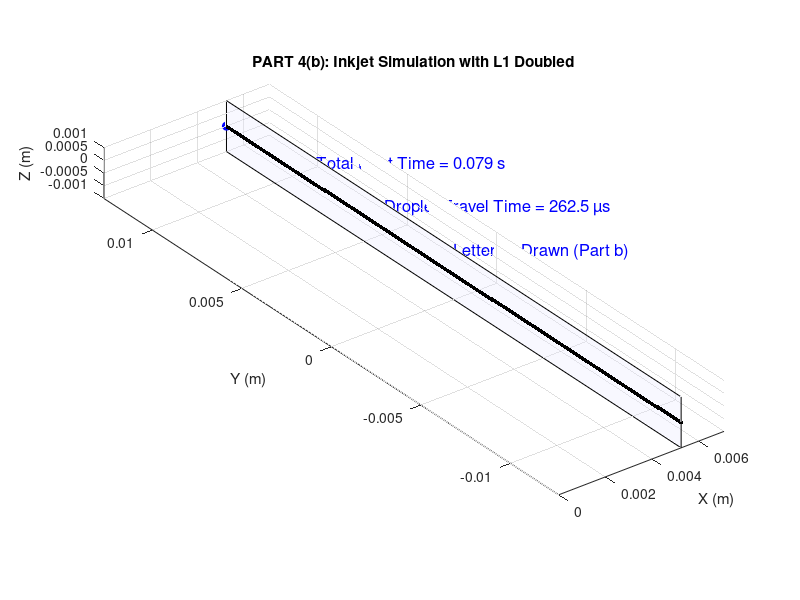

Here is the MATLAB script that generated this plot:
%--------------------------------------------------------------
% PART 4(b): Drawing a Vertical Line "I"
% L1 is TWOFOLD increased → new droplet flight time
% Real-time simulation (minimal total time)
%--------------------------------------------------------------
clear; clc; close all;

%------------------- Given Parameters -------------------------
v = 20;                   % m/s droplet velocity
L1 = 2 * 0.5e-3;          % TWOfold increased L1
L2 = 1.25e-3;             % unchanged
D  = 3e-3;                % unchanged

% Total flight distance
L_total = L1 + L2 + D;

% New flight time
t_travel = L_total / v;     % expected 262.5 µs
fprintf("Droplet travel time = %.2f microseconds\n", t_travel*1e6);

% Printing resolution
dpi = 300;
spacing = 0.0254 / dpi;

% Draw 1-inch vertical line
line_length = 25.4e-3;
N = round(line_length / spacing);

% Minimal printing time
dt_fire = t_travel;
total_time = N * dt_fire;

fprintf("Total time to draw I = %.4f seconds\n", total_time);

%------------------- Figure Setup -----------------------------
figure('Color','w');
hold on; grid on; axis equal;
xlabel('X (m)'); ylabel('Y (m)'); zlabel('Z (m)');
title('PART 4(b): Inkjet Simulation with L1 Doubled');

xlim([0 L_total * 1.35]);
ylim([-line_length/2 line_length/2]);
zlim([-1e-3 1e-3]);

% Paper plane
paperX = L_total;
fill3([paperX paperX paperX paperX], ...
     [-line_length/2 line_length/2 line_length/2 -line_length/2], ...
     [-1e-3 -1e-3 1e-3 1e-3], [0.9 0.9 1], 'FaceAlpha', 0.3);

%------------------- Annotations on Right Side ----------------
textX = L_total * 1.18;

text(textX, line_length/2 * 0.70, 0, ...
    sprintf("Total Print Time = %.3f s", total_time), ...
    'FontSize',12,'Color','b');

text(textX, line_length/2 * 0.40, 0, ...
    "Droplet Travel Time = 262.5 µs", ...
    'FontSize',12,'Color','b');

text(textX, line_length/2 * 0.10, 0, ...
    'Letter "I" Drawn (Part b)', ...
    'FontSize',12,'Color','b');

%------------------- Droplet Initialization -------------------
droplet = plot3(0,0,0,'bo','MarkerFaceColor','b','MarkerSize',6);
drawnow;

% Y positions for droplets
y_points = linspace(-line_length/2, line_length/2, N);

%------------------- Simulation Loop --------------------------
tic;

for i = 1:N

    y_final = y_points(i);

    t_local = linspace(0, t_travel, 12);
    x = v * t_local;
    y = y_final * ones(size(t_local));
    z = zeros(size(t_local));

    % Animate droplet flight
    for k = 1:length(t_local)
        set(droplet, 'XData', x(k),'YData', y(k),'ZData', z(k));
        drawnow limitrate;
    end

    % Print droplet
    plot3(paperX, y_final, 0, 'k.', 'MarkerSize', 10);
    drawnow limitrate;

    % Real-time sync
    elapsed = toc;
    target = i * dt_fire;
    if elapsed < target
        pause(target - elapsed);
    end
end

hold off;
